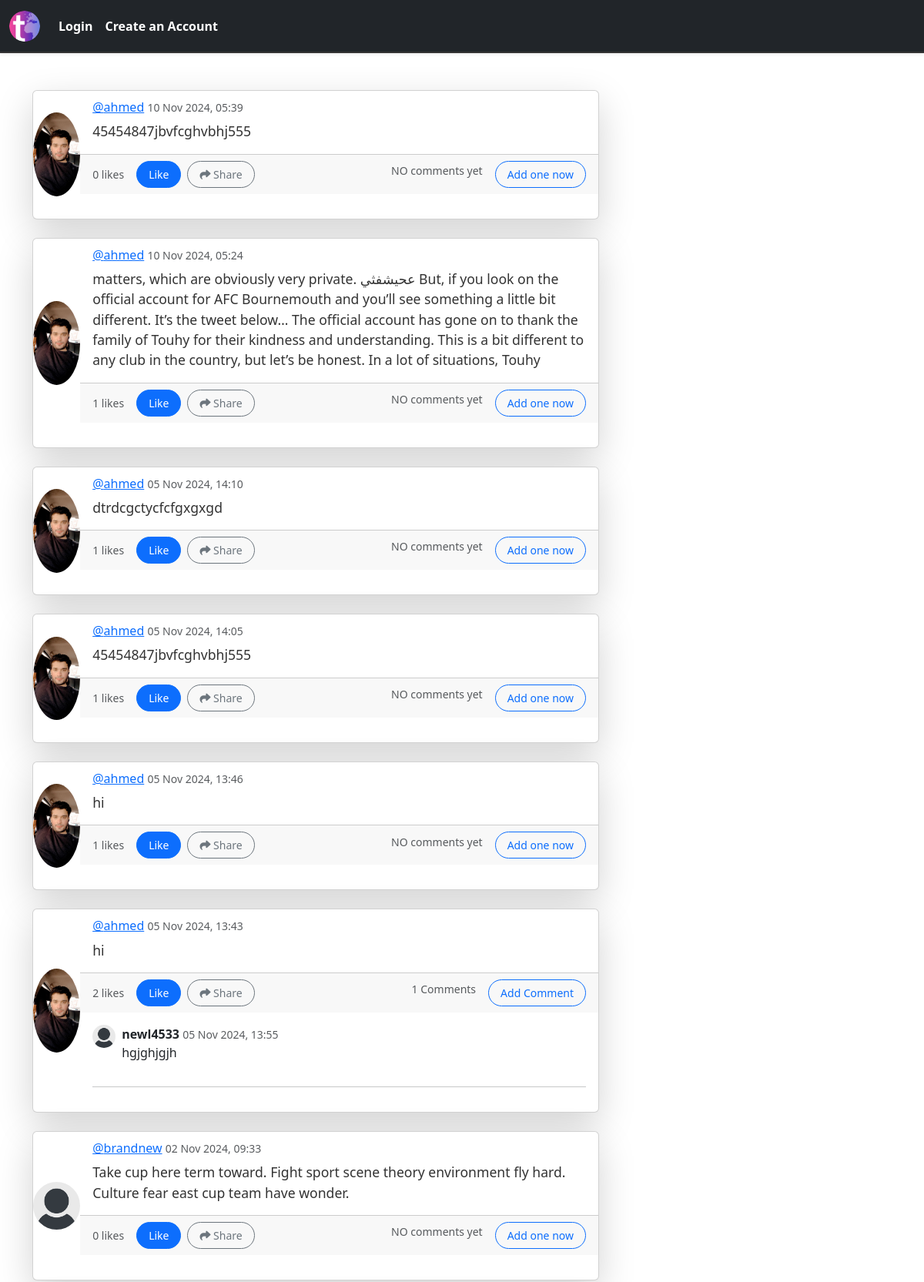
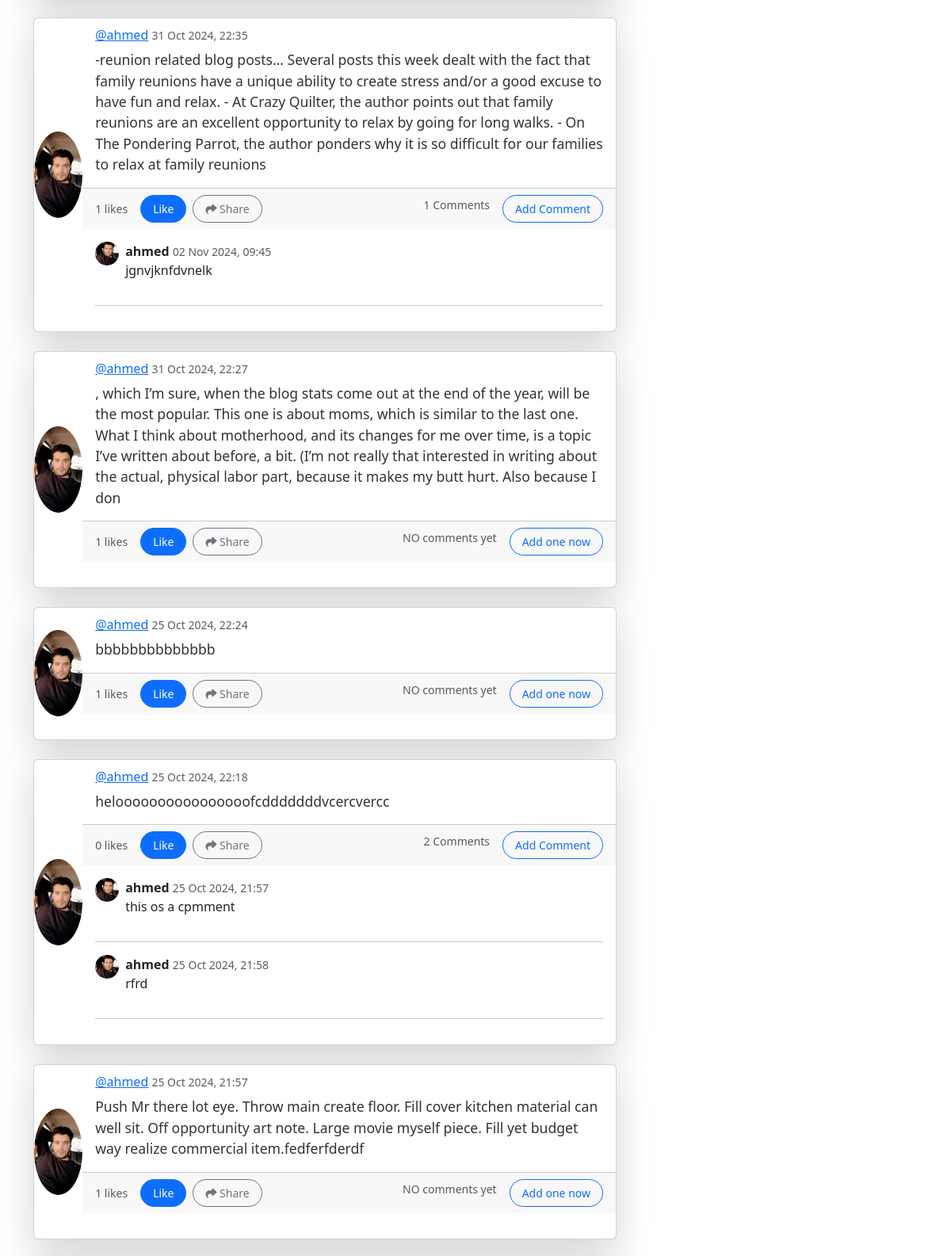
The page / (upper part) on the database its author committed (2 pictures, top to bottom).
### tweets/models.py (models this page shows, shortened)
class Post (models.Model):
    user= models.ForeignKey(User , on_delete=models.CASCADE , related_name='histweets')
    body= models.TextField(max_length=200)
    created= models.DateTimeField(auto_now= True)
    original_user=models.ForeignKey(User, on_delete=models.CASCADE , null=True ,blank=True)
    likes= models.ManyToManyField(User  , related_name='liked', blank=True )
    def likes_number(self):
        return self.likes.count()

class Profile(models.Model):
    user= models.OneToOneField(User , on_delete= models.CASCADE)
    follows= models.ManyToManyField('self' , related_name='followed_by' , symmetrical=False ,blank=True)
    updated= models.DateTimeField(auto_now_add=True)
    bio=models.TextField(max_length=200 , blank=True, null=True)
    image= models.ImageField(blank=True , null= True , upload_to='images/')

class Comment (models.Model):
    post= models.ForeignKey(Post ,related_name='comments', on_delete= models.CASCADE)
    profile = models.ForeignKey(Profile, on_delete=models.CASCADE)
    name=models.CharField(max_length=100)
    body= models.TextField()
    date_added= models.DateTimeField(auto_now_add=True)

### tweets/views.py (the view)
# urls.py: path('', views.home, name='home'),
def home(request):
    if request.user.is_authenticated:
        try:
            current_profile=Profile.objects.get(user__id=request.user.id)
            tweets= Post.objects.filter(user__profile__in= current_profile.follows.all()).order_by('-created')
        except Profile.DoesNotExist:
            tweets=Post.objects.none()
        form= Posrform(request.POST, None)
        if request.method== 'POST':
            if form.is_valid():
                tweet=form.save(commit=False)
                tweet.user= request.user
                tweet.save()
                followers= current_profile.followed_by.all()
                message= f'{request.user}  : Posted a tweet '
                for follower in followers:
                    Notification.objects.create(user=follower.user , type= message)
                messages.success(request,(' your tweet was shared to others'))
                return redirect ('home')
        else:
           return render(request, 'home.html', {'tweets':tweets, 'form':form})
    else:
        tweets = Post.objects.all().order_by('-created')
        return render(request, 'home.html', {'tweets':tweets})

### tweets/context_processors.py (called while the page is built)
def notifications_count(request):
    if request.user.is_authenticated:
        count = Notification.objects.filter(user=request.user, is_read=False).count()
    else:
        count = 0
    return {'notifications_count': count}

### templates/home.html (shortened to what this page needs)
{% extends 'base.html' %}
{% load static %}
{% block content %}
<br><br>
<div class="container">
    <div class="row">
        <div class="col-md-8">
            {% for tweet in tweets %}
            <div class="card mb-4 shadow-lg tweet-card" style="max-width: 100%;">
                <div class="row g-0">
                    <div class="col-md-1 d-flex align-items-center justify-content-center">
                        {% if tweet.user.profile.image %}
                            <img src="{{ tweet.user.profile.image.url }}" class="img-fluid rounded-circle" alt="User Image" class="profile-img">
                        {% else %}
                            <img src="{% static 'images/default_profile_pic.png' %}" class="img-fluid rounded-circle" alt="Default User Image" class="profile-img">
                        {% endif %}
                    </div>
                    <div class="col-md-11">
                        <div class="card-body">
                            <h6 class="card-subtitle mb-2 text-muted">
                                <a href="{% url 'profile' tweet.user.id %}">@{{ tweet.user.username }}</a>
                                <small class="text-muted">{{ tweet.created|date:"d M Y, H:i" }}</small>
                            </h6>
                            <p class="card-text tweet-body">{{ tweet.body }}</p>
                        </div>
                        <div class="card-footer tweet-footer d-flex justify-content-between align-items-center">
                            <div class="d-flex align-items-center">
                                <span class="me-3 text-muted">{{ tweet.likes_number }} likes</span>
                                {% if user in tweet.likes.all %}
                                    <a href="{% url 'post_like' tweet.id %}">
                                        <button class="btn btn-danger btn-sm me-2">Unlike</button>
                                    </a>
                                {% else %}
                                    <a href="{% url 'post_like' tweet.id %}">
                                        <button class="btn btn-primary btn-sm me-2">Like</button>
                                    </a>
                                {% endif %}
                                <a href="{% url 'share' tweet.id %}" class="btn btn-outline-secondary btn-sm me-2">
                                    <i class="fa-solid fa-share"></i> Share
                                </a>
                            </div>
                            <div class="comment-section d-flex align-items-center">
                                {% if not tweet.comments.all %}
                                    <h6 class="text-muted me-3">NO comments yet</h6>
                                    <a href="{% url 'add_comment' tweet.id %}" class="btn btn-outline-primary btn-sm">Add one now</a>
                                {% else %}
                                    <h6 class="text-muted me-3">{{ tweet.comments.count }} Comments</h6>
                                    <a href="{% url 'add_comment' tweet.id %}" class="btn btn-outline-primary btn-sm">Add Comment</a>
                                {% endif %}
                            </div>
                        </div>
                        <div class="card-body">
                            {% for comment in tweet.comments.all %}
                                <div class="d-flex mb-2">
                                    <div class="me-2">
                                        {% if comment.profile.image %}
                                            <img src="{{ comment.profile.image.url }}" class="img-fluid rounded-circle comment-img" alt="User Image"style="width: 30px; height: 30px;">
                                        {% else %}
                                            <img src="{% static 'images/default_profile_pic.png' %}" class="img-fluid rounded-circle comment-img" alt="Default User Image"style="width: 30px; height: 30px;">
                                        {% endif %}
                                    </div>
                                    <div>
                                        <strong>{{ comment.name }}</strong> <small class="text-muted">{{ comment.date_added|date:"d M Y, H:i" }}</small>
                                        <p>{{ comment.body }}</p>
                                    </div>
                                </div>
                                <hr>
                            {% endfor %}
                        </div>
                    </div>
                </div>
            </div>
            {% endfor %}
        </div>
        <div class="col-md-4">
        </div>
    </div>
</div>
{% endblock %}

### static/css/style.css (style rules this page uses)
.tweet-card { border-radius: 15px; overflow: hidden; box-shadow: 0 4px 12px rgba(0, 0, 0, 0.1); transition: box-shadow 0.3s ease; }
.tweet-body { font-size: 1.1em; color: #333; }
.tweet-footer { padding: 12px 20px; border-top: 1px solid #eee; background-color: #f9f9f9; }
.tweet-footer .btn { border-radius: 20px; padding: 6px 15px; transition: transform 0.2s ease, background-color 0.3s ease; }
.tweet-footer .text-muted { font-size: 14px; margin-right: 15px; }
.comment-section { font-size: 14px; margin-left: 20px; display: flex; align-items: center; }
.comment-section h6 { margin-right: 10px; }
.comment-img { width: 30px; height: 30px; object-fit: cover; border-radius: 50%; }

### rows shown on the page
Post: user.profile.image (picture), user.username "ahmed", created "10 Nov 2024, 05:39", body "45454847jbvfcghvbhj555", likes_number "0", shows "Like", shows "NO comments yet"
Post: user.profile.image (picture), user.username "ahmed", created "10 Nov 2024, 05:24", body "matters, which are obviously very private. عحيشفثي But, if you look on the official account for AFC Bournemouth and you’ll see something a little bit different. It’s the tweet below… The official account has gone on to thank the family of Touhy for their kindness and understanding. This is a bit different to any club in the country, but let’s be honest. In a lot of situations, Touhy", likes_number "1", shows "Like", shows "NO comments yet"
Post: user.profile.image (picture), user.username "ahmed", created "05 Nov 2024, 14:10", body "dtrdcgctycfcfgxgxgd", likes_number "1", shows "Like", shows "NO comments yet"
Post: user.profile.image (picture), user.username "ahmed", created "05 Nov 2024, 14:05", body "45454847jbvfcghvbhj555", likes_number "1", shows "Like", shows "NO comments yet"
Post: user.profile.image (picture), user.username "ahmed", created "05 Nov 2024, 13:46", body "hi", likes_number "1", shows "Like", shows "NO comments yet"
Post: user.profile.image (picture), user.username "ahmed", created "05 Nov 2024, 13:43", body "hi", likes_number "2", shows "Like", comments.count "1"
Comment: name "newl4533", date_added "05 Nov 2024, 13:55", body "hgjghjgjh"
Post: user.username "brandnew", created "02 Nov 2024, 09:33", body "Take cup here term toward. Fight sport scene theory environment fly hard. Culture fear east cup team have wonder.", likes_number "0", shows "Like", shows "NO comments yet"
Post: user.profile.image (picture), user.username "ahmed", created "31 Oct 2024, 22:35", body "-reunion related blog posts… Several posts this week dealt with the fact that family reunions have a unique ability to create stress and/or a good excuse to have fun and relax. - At Crazy Quilter, the author points out that family reunions are an excellent opportunity to relax by going for long walks. - On The Pondering Parrot, the author ponders why it is so difficult for our families to relax at family reunions", likes_number "1", shows "Like", comments.count "1"
Comment: profile.image (picture), name "ahmed", date_added "02 Nov 2024, 09:45", body "jgnvjknfdvnelk"
Post: user.profile.image (picture), user.username "ahmed", created "31 Oct 2024, 22:27", body ", which I’m sure, when the blog stats come out at the end of the year, will be the most popular. This one is about moms, which is similar to the last one. What I think about motherhood, and its changes for me over time, is a topic I’ve written about before, a bit. (I’m not really that interested in writing about the actual, physical labor part, because it makes my butt hurt. Also because I don", likes_number "1", shows "Like", shows "NO comments yet"
Post: user.profile.image (picture), user.username "ahmed", created "25 Oct 2024, 22:24", body "bbbbbbbbbbbbbb", likes_number "1", shows "Like", shows "NO comments yet"
Post: user.profile.image (picture), user.username "ahmed", created "25 Oct 2024, 22:18", body "heloooooooooooooooofcdddddddvcercvercc", likes_number "0", shows "Like", comments.count "2"
Comment: profile.image (picture), name "ahmed", date_added "25 Oct 2024, 21:57", body "this os a cpmment"
Comment: profile.image (picture), name "ahmed", date_added "25 Oct 2024, 21:58", body "rfrd"
Post: user.profile.image (picture), user.username "ahmed", created "25 Oct 2024, 21:57", body "Push Mr there lot eye. Throw main create floor. Fill cover kitchen material can well sit. Off opportunity art note. Large movie myself piece. Fill yet budget way realize commercial item.fedferfderdf", likes_number "1", shows "Like", shows "NO comments yet"
